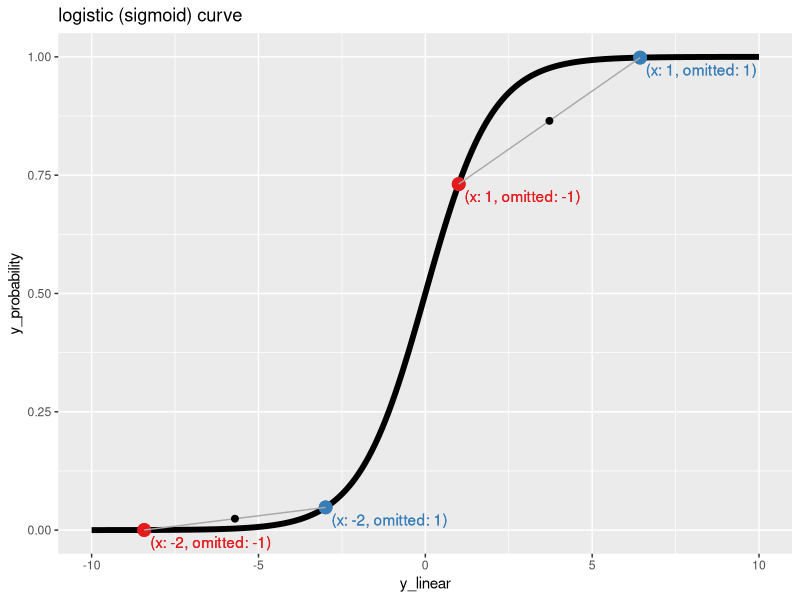

Here is the R script that generated this plot:
## ---- chunk 1
# example variable frame
x_frame <- data.frame(
  x = c(-2, 1),
  wt = 1
)
## ---- chunk 2
# example variable frame
omitted_frame <- data.frame(
  omitted = c(-1, 1),
  wt = 1
)
## ---- chunk 3
# combine frames by cross product, and get new data weights
d <- merge(
  x_frame, 
  omitted_frame, 
  by = c())
d$wt = d$wt.x * d$wt.y
d$wt <- d$wt / sum(d$wt)
d$wt.x <- NULL
d$wt.y <- NULL
## ---- chunk 4
# our data
knitr::kable(d)
## ---- chunk 5
# 0.5772
(Euler_constant <- -digamma(1))
## ---- chunk 6
# 3.1415
pi
## ---- chunk 7
# 2.7182
(e <- exp(1))
## ---- chunk 8
# show constants in an order will see again
c(Euler_constant, pi, e)
## ---- chunk 9
# assign an example outcome or dependent variable
d$y_linear <- pi * d$x + e * d$omitted + Euler_constant
## ---- chunk 10
# our data with outcome
knitr::kable(d)
## ---- chunk 11
# inferring coefficients from data
lm(
  y_linear ~ x + omitted, 
  data = d, 
  weights = d$wt, 
  )$coef
## ---- chunk 12
# mean 0 check
sum(d$omitted * d$wt) / sum(d$wt)
## ---- chunk 13
# no correlation check
knitr::kable(
  cov.wt(
    d[, c('x', 'omitted')],
    wt = d$wt
  )$cov
)
## ---- chunk 14
# inferring coefficients, with omitted variable
lm(
  y_linear ~ x, 
  data = d,
  weights = d$wt, 
  )$coef
## ---- chunk 15
# converting "links" to probabilities
sigmoid <- function(x) {1 / (1 + exp(-x))}

d$y_probability <- sigmoid(d$y_linear)
## ---- chunk 16
# encoding effect as a probability model over a binary outcome
# method used for model replication
# ref: https://win-vector.com/2019/07/03/replicating-a-linear-model/
d_plus <- d
d_plus$y_observed <- TRUE
d_plus$wt <- d_plus$wt * d_plus$y_probability
d_minus <- d
d_minus$y_observed <- FALSE
d_minus$wt <- d_minus$wt * (1 - d_minus$y_probability)
d_logistic <- rbind(d_plus, d_minus)
d_logistic$wt <- d_logistic$wt / sum(d_logistic$wt)
## ---- chunk 17
# our data with binary outcome
knitr::kable(d_logistic)
## ---- chunk 18
# infer coefficients from binary outcome
# suppressWarnings() only to avoid "fractional weights message"
suppressWarnings(
  glm(
    y_observed ~ x + omitted, 
    data = d_logistic, 
    weights = d_logistic$wt, 
    family = binomial(link = "logit")
    )$coef
)
## ---- chunk 19
# check mean zero
sum(d_logistic$omitted * d_logistic$wt) / sum(d_logistic$wt)
## ---- chunk 20
# check uncorrelated
knitr::kable(
  cov.wt(
    d_logistic[, c('x', 'omitted')],
    wt = d_logistic$wt
  )$cov
)
## ---- chunk 21
# infer coefficients from binary outcome, with omitted variable
# suppressWarnings() only to avoid "fractional weights message"
suppressWarnings(
  glm(
    y_observed ~ x, 
    data = d_logistic, 
    weights = d_logistic$wt, 
    family = binomial(link = "logit")
    )$coef
)
## ---- chunk 22
# build diagram of logistic effect
library(ggplot2)
d_logistic$label <- paste0("(x: ", d_logistic$x, ", omitted: ", d_logistic$omitted, ")")
d_bl <- d_logistic[d_logistic$y_observed & (d_logistic$x == -2), , drop = FALSE]
d_bl_c <- data.frame(y_linear = mean(d_bl$y_linear), y_probability = mean(d_bl$y_probability))
d_tr <- d_logistic[d_logistic$y_observed & (d_logistic$x == 1), , drop = FALSE]
d_tr_c <- data.frame(y_linear = mean(d_tr$y_linear), y_probability = mean(d_tr$y_probability))
ggplot(
  mapping = aes(x = y_linear, y = y_probability)
  ) +
  geom_line(
    data = data.frame(
      y_linear = seq(-10, 10, by = 0.1),
      y_probability = sigmoid(seq(-10, 10, by = 0.1))
      ),
      linewidth=2
    ) +
  geom_point(
    data = d_logistic,
    mapping = aes(color = as.factor(omitted)),
    size = 4
  ) +
  geom_text(
    data = d_logistic,
    mapping = aes(
      label = label,
      color = as.factor(omitted)),
    position = position_dodge(width = 1),
    vjust = 1.5,
    hjust = -0.05,
  ) +
  geom_line(
    data = d_bl,
    color = "darkgrey") +
  geom_line(
    data = d_tr,
    color = "darkgrey") + 
  geom_point(
    data = rbind(d_bl_c, d_tr_c),
    size = 2,
  ) +
  scale_colour_brewer(palette = "Set1") + 
  theme(legend.position = "none") +
  ggtitle("logistic (sigmoid) curve")
